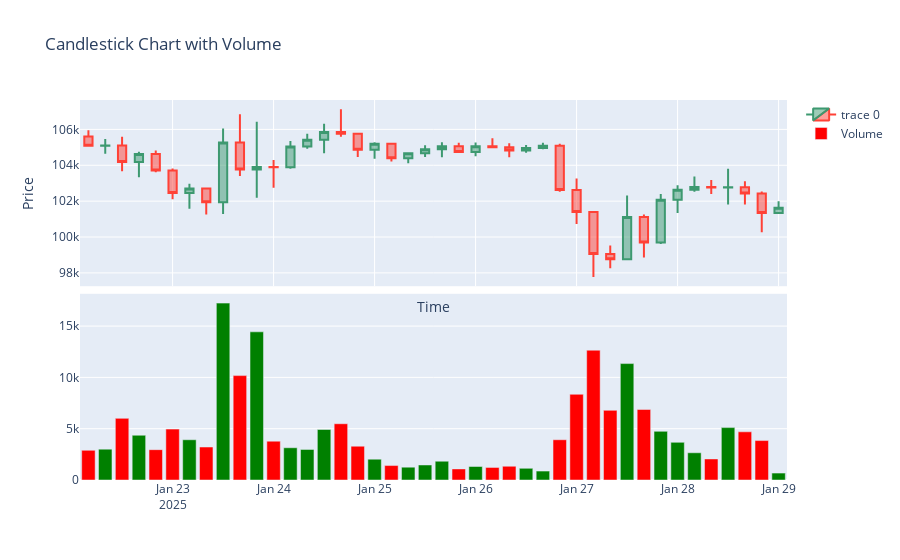

The code cell stored with this chart in its notebook:
### Code cell
import plotly.graph_objects as go
from plotly.subplots import make_subplots

from datetime import datetime

fig = make_subplots(rows=2, cols=1, shared_xaxes=True, vertical_spacing=0.02)

fig.add_trace(go.Candlestick(x=df.index,
                open=df['open'],
                high=df['high'],
                low=df['low'],
                close=df['close']
                ), row=1, col=1)

fig.add_trace(go.Bar(x=df.index, 
                     y=df['volume'], 
                     name='Volume', 
                     marker=dict(color=df['color'])
                     )
              , row=2, col=1)

fig.update_layout(
    title="Candlestick Chart with Volume",
    xaxis_title="Time",
    yaxis_title="Price",
    xaxis_rangeslider_visible=False
)

fig.show()
